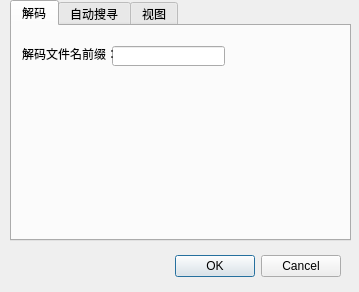
<?xml version="1.0" encoding="UTF-8"?>
<ui version="4.0">
 <class>setDialog</class>
 <widget class="QDialog" name="setDialog">
  <property name="geometry">
   <rect>
    <x>0</x>
    <y>0</y>
    <width>359</width>
    <height>292</height>
   </rect>
  </property>
  <property name="windowTitle">
   <string>选项</string>
  </property>
  <widget class="QDialogButtonBox" name="buttonBox">
   <property name="geometry">
    <rect>
     <x>0</x>
     <y>250</y>
     <width>341</width>
     <height>32</height>
    </rect>
   </property>
   <property name="orientation">
    <enum>Qt::Horizontal</enum>
   </property>
   <property name="standardButtons">
    <set>QDialogButtonBox::Cancel|QDialogButtonBox::Ok</set>
   </property>
  </widget>
  <widget class="QTabWidget" name="tabWidget">
   <property name="geometry">
    <rect>
     <x>10</x>
     <y>0</y>
     <width>341</width>
     <height>241</height>
    </rect>
   </property>
   <property name="currentIndex">
    <number>0</number>
   </property>
   <widget class="QWidget" name="tab_2">
    <attribute name="title">
     <string>解码</string>
    </attribute>
    <widget class="QLineEdit" name="lineEdit">
     <property name="geometry">
      <rect>
       <x>100</x>
       <y>20</y>
       <width>113</width>
       <height>20</height>
      </rect>
     </property>
    </widget>
    <widget class="QLabel" name="label">
     <property name="geometry">
      <rect>
       <x>10</x>
       <y>20</y>
       <width>101</width>
       <height>16</height>
      </rect>
     </property>
     <property name="text">
      <string>解码文件名前缀：</string>
     </property>
    </widget>
   </widget>
   <widget class="QWidget" name="tab">
    <attribute name="title">
     <string>自动搜寻</string>
    </attribute>
    <widget class="QWidget" name="layoutWidget">
     <property name="geometry">
      <rect>
       <x>20</x>
       <y>20</y>
       <width>181</width>
       <height>62</height>
      </rect>
     </property>
     <layout class="QVBoxLayout" name="verticalLayout">
      <item>
       <widget class="QCheckBox" name="checkBox">
        <property name="text">
         <string>自动搜寻.hkey或.hcode文件</string>
        </property>
       </widget>
      </item>
      <item>
       <widget class="QCheckBox" name="checkBox_2">
        <property name="text">
         <string>自动选择搜寻目录为当前目录</string>
        </property>
       </widget>
      </item>
      <item>
       <widget class="QCheckBox" name="checkBox_3">
        <property name="text">
         <string>显示搜寻的详细信息</string>
        </property>
       </widget>
      </item>
     </layout>
    </widget>
   </widget>
   <widget class="QWidget" name="tab_3">
    <attribute name="title">
     <string>视图</string>
    </attribute>
    <widget class="QCheckBox" name="checkBox_c_check">
     <property name="geometry">
      <rect>
       <x>30</x>
       <y>50</y>
       <width>91</width>
       <height>16</height>
      </rect>
     </property>
     <property name="text">
      <string>隐藏外部选框</string>
     </property>
    </widget>
    <widget class="QRadioButton" name="radioButton_cradio">
     <property name="geometry">
      <rect>
       <x>30</x>
       <y>20</y>
       <width>89</width>
       <height>16</height>
      </rect>
     </property>
     <property name="text">
      <string>精简视图</string>
     </property>
    </widget>
    <widget class="QRadioButton" name="radioButton_cradio2">
     <property name="geometry">
      <rect>
       <x>120</x>
       <y>20</y>
       <width>89</width>
       <height>16</height>
      </rect>
     </property>
     <property name="text">
      <string>完整视图</string>
     </property>
    </widget>
    <widget class="QRadioButton" name="radioButton_cradio2_2">
     <property name="geometry">
      <rect>
       <x>210</x>
       <y>20</y>
       <width>89</width>
       <height>16</height>
      </rect>
     </property>
     <property name="text">
      <string>自定义</string>
     </property>
    </widget>
   </widget>
  </widget>
 </widget>
 <resources/>
 <connections>
  <connection>
   <sender>buttonBox</sender>
   <signal>accepted()</signal>
   <receiver>setDialog</receiver>
   <slot>accept()</slot>
   <hints>
    <hint type="sourcelabel">
     <x>248</x>
     <y>254</y>
    </hint>
    <hint type="destinationlabel">
     <x>157</x>
     <y>274</y>
    </hint>
   </hints>
  </connection>
  <connection>
   <sender>buttonBox</sender>
   <signal>rejected()</signal>
   <receiver>setDialog</receiver>
   <slot>reject()</slot>
   <hints>
    <hint type="sourcelabel">
     <x>316</x>
     <y>260</y>
    </hint>
    <hint type="destinationlabel">
     <x>286</x>
     <y>274</y>
    </hint>
   </hints>
  </connection>
 </connections>
</ui>
